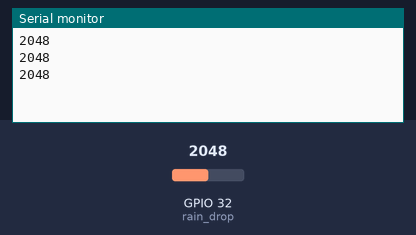
A sketch run on a simulated ESP32. Shown: the last lines printed to the serial monitor. The test bench sets the inputs (shaded band); at power-on: GPIO 32 (rain_drop) = 2048.

Above: at 1.3 s.
1.4 s: GPIO 32 (rain_drop) set to 2866
At 1.9 s:
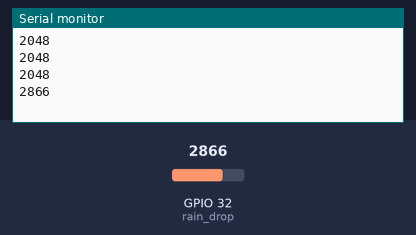
2.9 s: GPIO 32 (rain_drop) set to 3603
At 3.4 s:
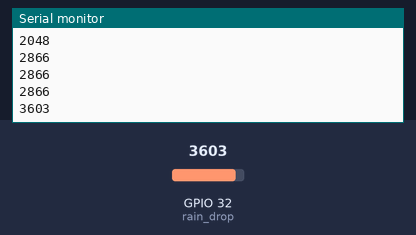
Timing chart, 0 to 5.9 s (numbered marks = the images above; inputs shaded):
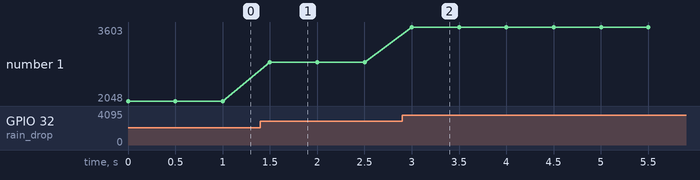

The sketch:

rain_drop_read.ino
```cpp
const int rain_drop = 32;
void setup() {
  // put your setup code here, to run once:
  Serial.begin(9600);
  pinMode(rain_drop, INPUT);
}

void loop() {
  // put your main code here, to run repeatedly:
  int raw_data = analogRead(rain_drop);
  Serial.println(raw_data);
  delay(500);
}
```

Measured:
- after the input at 1.4 s, the serial monitor: prints a new line after 0.10 s (image 1)
- after the input at 2.9 s, the serial monitor: prints a new line after 0.10 s (image 2)
- plotted number 1: 2048 → 2866 after the input at 1.4 s, 2866 → 3603 after the input at 2.9 s
